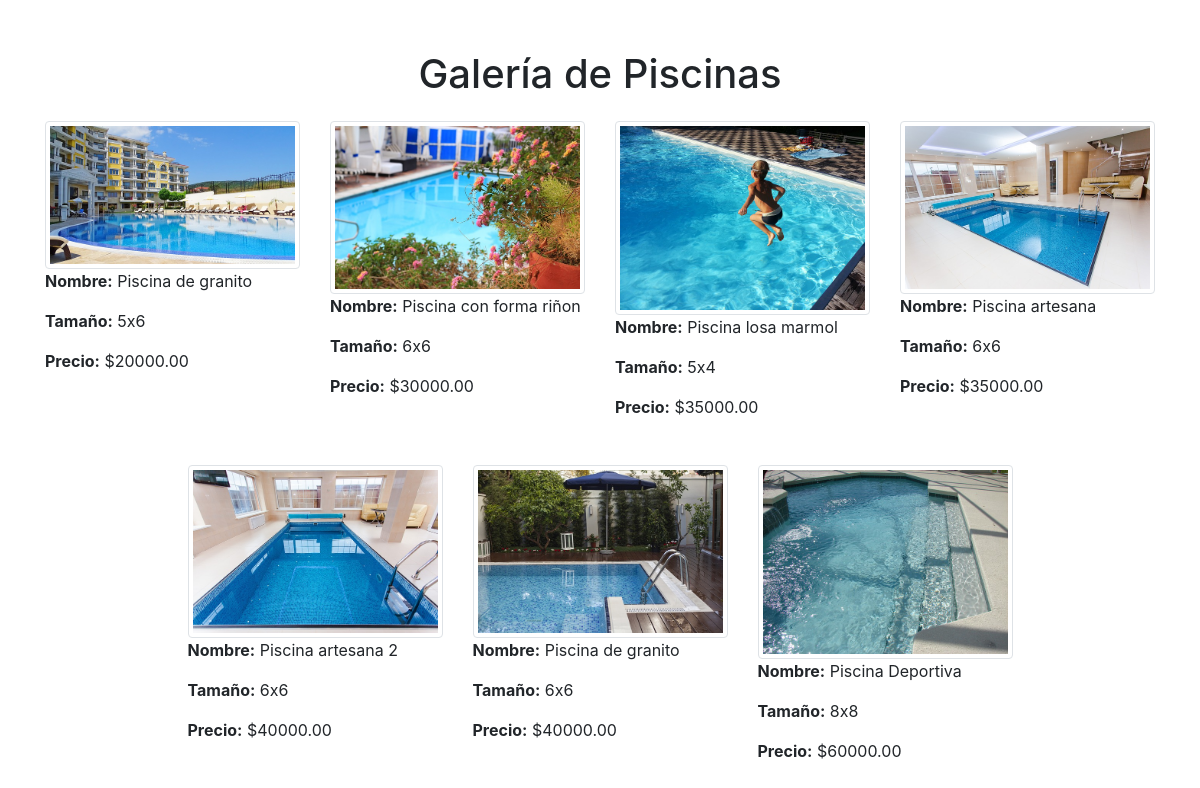
The page / on the database its author committed.
### galeria/models.py (models this page shows, shortened)
class Imagen(models.Model):
    titulo = models.CharField(max_length=100)
    imagen = models.ImageField(upload_to='imagenes/')
    nombre = models.CharField(max_length=100)
    tamaño = models.CharField(max_length=50)
    precio = models.DecimalField(max_digits=10, decimal_places=2)

### galeria/views.py (the view)
# urls.py: path('', views.index, name='index'),
def index(request):
    imagenes = Imagen.objects.all()[:8]
    return render(request, 'galeria/index.html', {'imagenes': imagenes})

### galeria/templates/galeria/index.html (shortened to what this page needs)
<!DOCTYPE html>
<html lang="en">
<head>
    <link rel="stylesheet" href="https://maxcdn.bootstrapcdn.com/bootstrap/4.0.0/css/bootstrap.min.css">
</head>
<body>
    <div class="container">
        <h1>Galería de Piscinas</h1>
        <div class="row gallery">
            {% for imagen in imagenes %}
                <div class="col-md-3 gallery-item">
                    <img src="{{ imagen.imagen.url }}" alt="{{ imagen.titulo }}" class="img-thumbnail">
                    <div class="info">
                        <p><strong>Nombre:</strong> {{ imagen.nombre }}</p>
                        <p><strong>Tamaño:</strong> {{ imagen.tamaño }}</p>
                        <p><strong>Precio:</strong> ${{ imagen.precio }}</p>
                    </div>
                </div>
            {% endfor %}
        </div>
    </div>
</body>
</html>

### galeria/templates/galeria/index.html (style rules this page uses)
.container { text-align: center; margin-top: 50px; }
.gallery { display: flex; flex-wrap: wrap; justify-content: center; }
.gallery-item { padding: 15px; text-align: left; }
.gallery img { width: 100%; height: auto; transition: transform 0.3s ease; }
.gallery .info { max-width: 100%; word-wrap: break-word; }

### rows shown on the page
Imagen: imagen (picture), nombre "Piscina de granito", tamaño "5x6", precio "20000.00"
Imagen: imagen (picture), nombre "Piscina con forma riñon", tamaño "6x6", precio "30000.00"
Imagen: imagen (picture), nombre "Piscina losa marmol", tamaño "5x4", precio "35000.00"
Imagen: imagen (picture), nombre "Piscina artesana", tamaño "6x6", precio "35000.00"
Imagen: imagen (picture), nombre "Piscina artesana 2", tamaño "6x6", precio "40000.00"
Imagen: imagen (picture), nombre "Piscina de granito", tamaño "6x6", precio "40000.00"
Imagen: imagen (picture), nombre "Piscina Deportiva", tamaño "8x8", precio "60000.00"
